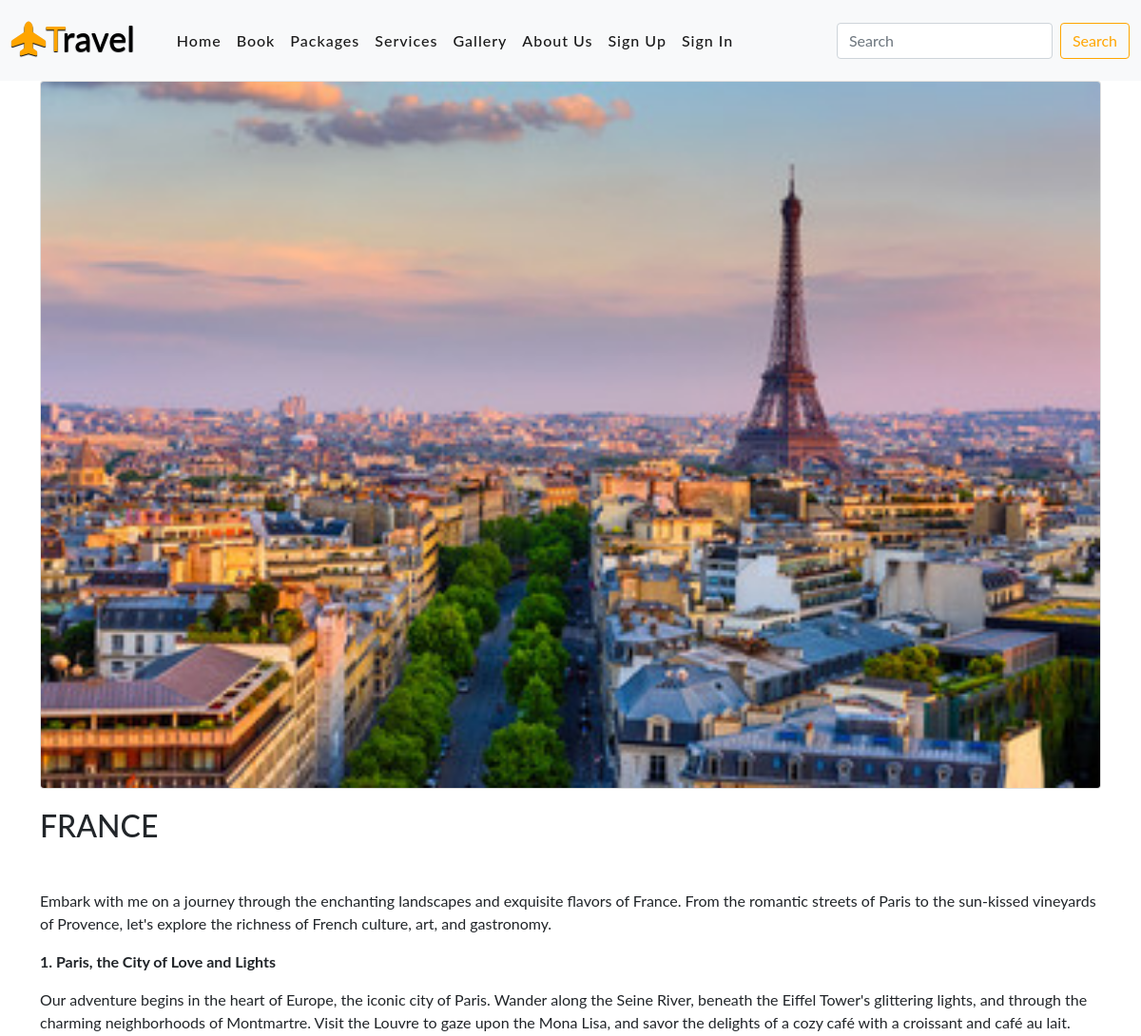
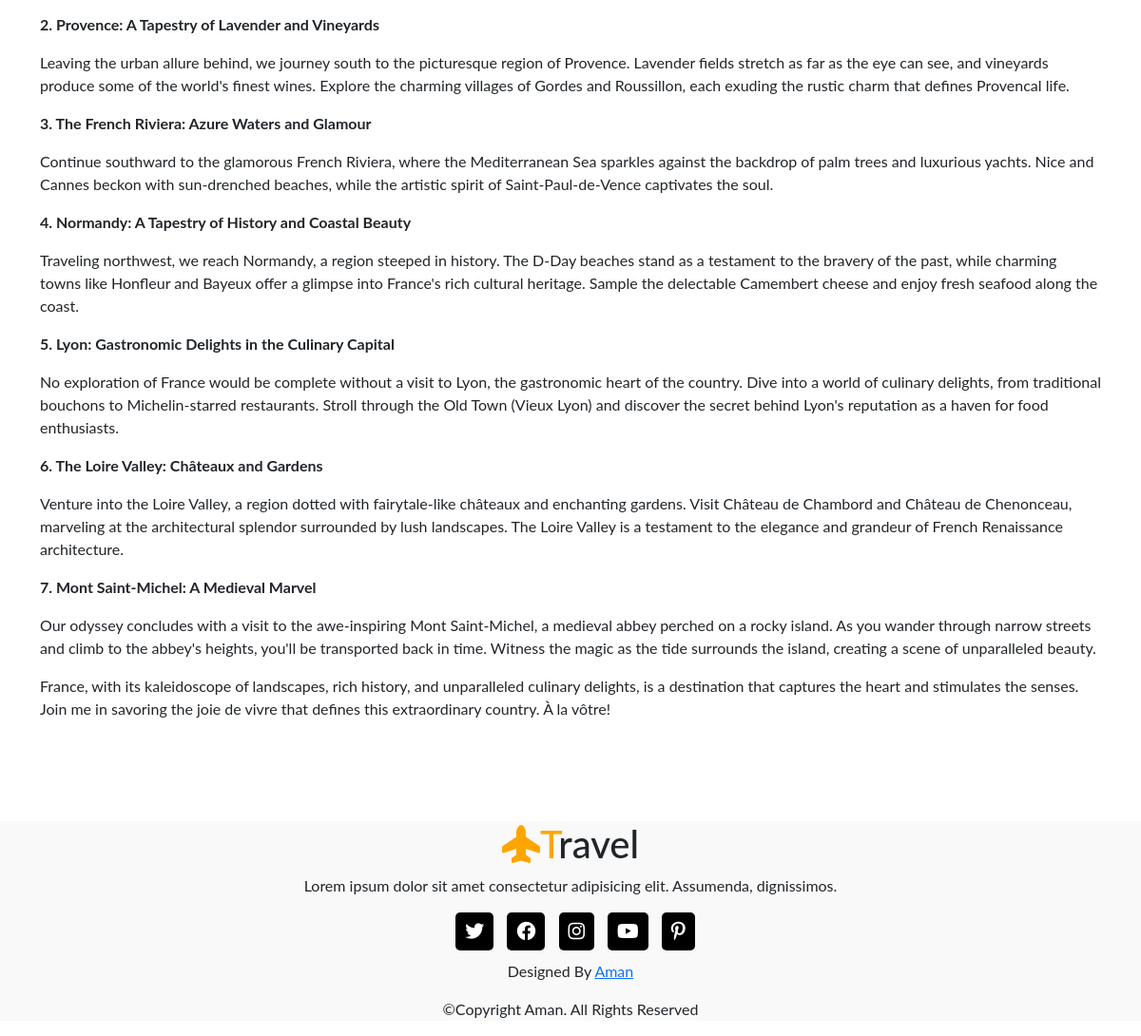
/packages/france, run on the app's committed database (2 pictures, top to bottom).
### blog/models.py (models this page shows, shortened)
class Packages(models.Model):
    pack_id = models.AutoField(primary_key=True)
    pack_img = models.ImageField(upload_to='packages/')
    title = models.CharField(max_length=100)
    description = models.TextField()
    price = models.CharField(max_length=20)
    url = models.CharField(max_length=50)
    add_date = models.DateTimeField(auto_now_add=True, null=False)

### blog/views.py (the view)
# urls.py: path('packages/<slug:url>', package),
def package(request, url):
    packs = Packages.objects.get(url=url)
    return render(request, 'package.html', {'packs': packs})

### template/package.html (shortened to what this page needs)
{% extends 'base.html' %}
{% block content %}
<div class="container">
    <div class="row">
        <div class="s12 12 l12">
            <img src="/media/{{packs.pack_img}}" class="card" style="width: 100%; margin-bottom: 20px;">
            <h2>{{packs.title}}</h2>
            <br>
            <p>
                {{packs.description | safe}}
            </p>
        </div>
    </div>
</div>
{% endblock %}

### blog/static/css/style1.css (style rules this page uses)
* { margin: 0; padding: 0; box-sizing: border-box; text-decoration: none; list-style: none; scroll-behavior: smooth; font-family: 'Lato', sans-serif; }

### data on the page
Packages: pack_img (picture), title "FRANCE", description "Embark with me on a journey through the enchanting landscapes and exquisite flavors of France. From the romantic streets of Paris to the sun-kissed vineyards of Provence, let's explore the richness of French culture, art, and gastronomy. 1. Paris, the City of Love and Lights Our adventure begins in the heart of Europe, the iconic city of Paris. Wander along the Seine River, beneath the Eiffel Tower's glittering lights, and through the charming neighborhoods of Montmartre. Visit the Louvre to gaze upon the Mona Lisa, and savor the delights of a cozy café with a croissant and café au lait. 2. Provence: A Tapestry of Lavender and Vineyards Leaving the urban allure behind, we journey south to…"
